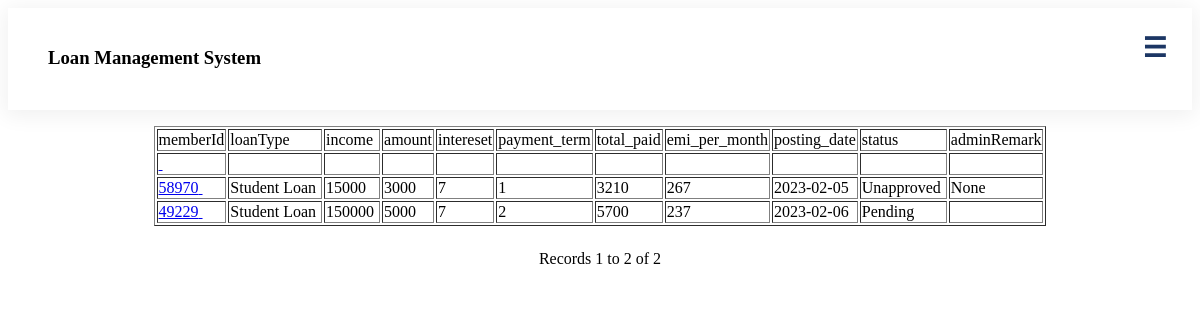
Before: /loanlist.php (signed in) with the older database file.
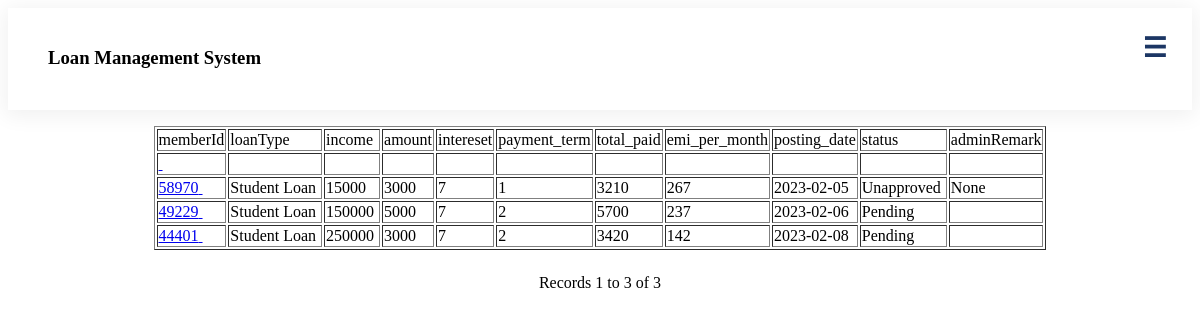
After: the same page with the newer database file.
### tables this page shows
CREATE TABLE `loan` (
  `loanId` int(6) NOT NULL,
  `memberId` int(8) NOT NULL,
  `loanType` varchar(15) NOT NULL,
  `income` int(8) NOT NULL,
  `amount` int(8) NOT NULL,
  `intereset` varchar(5) NOT NULL,
  `payment_term` int(3) NOT NULL,
  `total_paid` int(8) NOT NULL,
  `emi_per_month` int(8) NOT NULL,
  `bankStatementPhoto` varchar(250) DEFAULT NULL,
  `security` varchar(250) DEFAULT NULL,
  `posting_date` date NOT NULL,
  `status` varchar(15) NOT NULL,
  `adminRemark` varchar(100) NOT NULL,
  `adminRemarkDate` date NOT NULL,
  `balance` int(255) NOT NULL
);

### loanlist.php (the view, shortened to what this page needs)
<?php require_once('Connections/mlms.php'); ?>
<?php
$maxRows_Recordset1 = 10;
$pageNum_Recordset1 = 0;
$startRow_Recordset1 = $pageNum_Recordset1 * $maxRows_Recordset1;
mysqli_select_db($mlms, $database_mlms);
$query_Recordset1 = "SELECT memberId, loanType, income, amount, intereset, payment_term, total_paid, emi_per_month, posting_date, status, adminRemark FROM loan";
$query_limit_Recordset1 = sprintf("%s LIMIT %d, %d", $query_Recordset1, $startRow_Recordset1, $maxRows_Recordset1);
$Recordset1 = mysqli_query($mlms, $query_limit_Recordset1);
$row_Recordset1 = mysqli_fetch_assoc($mlms, $Recordset1);
if (isset($_GET['totalRows_Recordset1'])) {
    $totalRows_Recordset1 = $_GET['totalRows_Recordset1'];
} else {
    $all_Recordset1 = mysqli_query($mlms, $query_Recordset1);
    $totalRows_Recordset1 = mysqli_num_rows($all_Recordset1);
}
?>
<!DOCTYPE html
    PUBLIC "-//W3C//DTD XHTML 1.0 Transitional//EN" "http://www.w3.org/TR/xhtml1/DTD/xhtml1-transitional.dtd">
<html xmlns="http://www.w3.org/1999/xhtml">
<head>
</head>
<body>
    <?php include 'header/user.php'; ?>
    <center>
        <div class="mainn">
            <table border="1" align="center">
                <tr>
                    <td>memberId</td>
                    <td>loanType</td>
                    <td>income</td>
                    <td>amount</td>
                    <td>intereset</td>
                    <td>payment_term</td>
                    <td>total_paid</td>
                    <td>emi_per_month</td>
                    <td>posting_date</td>
                    <td>status</td>
                    <td>adminRemark</td>
                </tr>
                <?php do { ?>
                    <tr>
                        <td><a href="lonlist.php?recordID=<?php echo $row_Recordset1['memberId']; ?>">
                                <?php echo $row_Recordset1['memberId']; ?>&nbsp; </a></td>
                        <td>
                            <?php echo $row_Recordset1['loanType']; ?>&nbsp;
                        </td>
                        <td>
                            <?php echo $row_Recordset1['income']; ?>&nbsp;
                        </td>
                        <td>
                            <?php echo $row_Recordset1['amount']; ?>&nbsp;
                        </td>
                        <td>
                            <?php echo $row_Recordset1['intereset']; ?>&nbsp;
                        </td>
                        <td>
                            <?php echo $row_Recordset1['payment_term']; ?>&nbsp;
                        </td>
                        <td>
                            <?php echo $row_Recordset1['total_paid']; ?>&nbsp;
                        </td>
                        <td>
                            <?php echo $row_Recordset1['emi_per_month']; ?>&nbsp;
                        </td>
                        <td>
                            <?php echo $row_Recordset1['posting_date']; ?>&nbsp;
                        </td>
                        <td>
                            <?php echo $row_Recordset1['status']; ?>&nbsp;
                        </td>
                        <td>
                            <?php echo $row_Recordset1['adminRemark']; ?>&nbsp;
                        </td>
                    </tr>
                <?php } while ($row_Recordset1 = mysql_fetch_assoc($Recordset1)); ?>
            </table>
            <br />
            <table border="0">
                <tr>
                    <td>
                    </td>
                    <td>
                    </td>
                    <td>
                    </td>
                    <td>
                    </td>
                </tr>
            </table>
            Records
            <?php echo ($startRow_Recordset1 + 1) ?> to
            <?php echo min($startRow_Recordset1 + $maxRows_Recordset1, $totalRows_Recordset1) ?> of
            <?php echo $totalRows_Recordset1 ?>
        </div>
    </center>
</body>
</html>

Changed rows visible on the page:
added loan: memberId "44401", loanType "Student Loan", income "250000", amount "3000", intereset "7", payment_term "2", total_paid "3420", emi_per_month "142", posting_date "2023-02-08", status "Pending"
Other visible differences:
min($startRow_Recordset1 + $maxRows_Recordset1, $totalRows_Recordset1): "2" → "3"
$totalRows_Recordset1: "2" → "3"
